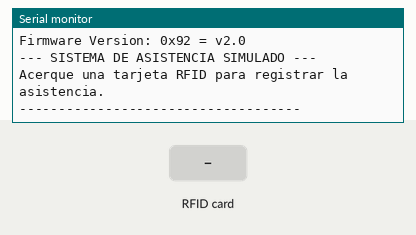
The sketch below on a simulated Arduino Uno, built with avr-gcc and run on an emulated ATmega328P. On the bench: the last lines printed to the serial monitor. Inputs (shaded band) come from the test bench.

Above: at 1.3 s.
1.4 s: RFID card 4B 1F 35 03 held to the reader
At 1.54 s:
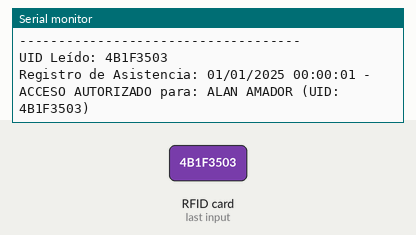
2.9 s: RFID card 1C 7E 4B 00 held to the reader
At 4.7 s:
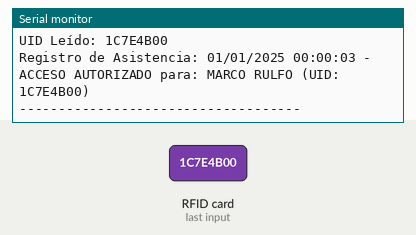
5.0 s: RFID card 5E 7A 19 C4 held to the reader
At 5.71 s:
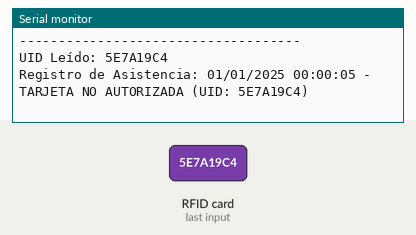

Measured:
- after the input at 1.4 s, the serial monitor: prints a new line at once (image 1)
- after the input at 2.9 s, the serial monitor: prints a new line after 0.62 s (image 2)
- after the input at 5.0 s, the serial monitor: prints a new line after 0.62 s (image 3)

The sketch:

asistencia_nfc.ino
```cpp
#include <MFRC522.h>

#define RST_PIN         9          // Pin de reseteo del MFRC522
#define SS_PIN          10         // Pin SS (Slave Select) del MFRC522

MFRC522 mfrc522(SS_PIN, RST_PIN);  // Crea una instancia del objeto MFRC522

const byte AUTHORIZED_UISTIC_1[] = {0x4B, 0x1F, 0x35, 0x03};
const byte AUTHORIZED_UISTIC_2[] = {0x1C, 0x7E, 0x4B, 0x00};

const String AUTHORIZED_NAME_1 = "ALAN AMADOR";
const String AUTHORIZED_NAME_2 = "MARCO RULFO";

unsigned long startTimeMillis;

void setup() {
  Serial.begin(9600);
  while (!Serial);
  SPI.begin();
  mfrc522.PCD_Init();
  delay(4);
  mfrc522.PCD_DumpVersionToSerial();
  Serial.println(F("--- SISTEMA DE ASISTENCIA SIMULADO ---"));
  Serial.println(F("Acerque una tarjeta RFID para registrar la asistencia."));
  Serial.println(F("------------------------------------"));

  startTimeMillis = millis();
}

void loop() {
  if (!mfrc522.PICC_IsNewCardPresent()) {
    return;
  }

  if (!mfrc522.PICC_ReadCardSerial()) {
    return;
  }

  String currentUID = "";
  for (byte i = 0; i < mfrc522.uid.size; i++) {
    if (mfrc522.uid.uidByte[i] < 0x10) {
      currentUID += "0";
    }
    currentUID += String(mfrc522.uid.uidByte[i], HEX);
  }
  currentUID.toUpperCase();

  Serial.print(F("UID Leído: "));
  Serial.println(currentUID);

  unsigned long elapsedTime = millis() - startTimeMillis;
  long seconds = elapsedTime / 1000;
  long minutes = seconds / 60;
  long hours = minutes / 60;
  seconds %= 60;
  minutes %= 60;

  String simulatedTime = "";
  if (hours < 10) simulatedTime += "0";
  simulatedTime += String(hours);
  simulatedTime += ":";
  if (minutes < 10) simulatedTime += "0";
  simulatedTime += String(minutes);
  simulatedTime += ":";
  if (seconds < 10) simulatedTime += "0";
  simulatedTime += String(seconds);

  String simulatedDateTime = "01/01/2025 " + simulatedTime;

  String registeredName = "Desconocido";
  bool isAuthorized = false;

  String authUID1 = "";
  for (byte i = 0; i < sizeof(AUTHORIZED_UISTIC_1); i++) {
    if (AUTHORIZED_UISTIC_1[i] < 0x10) authUID1 += "0";
    authUID1 += String(AUTHORIZED_UISTIC_1[i], HEX);
  }
  authUID1.toUpperCase();
  if (currentUID == authUID1) {
    isAuthorized = true;
    registeredName = AUTHORIZED_NAME_1;
  }

  String authUID2 = "";
  for (byte i = 0; i < sizeof(AUTHORIZED_UISTIC_2); i++) {
    if (AUTHORIZED_UISTIC_2[i] < 0x10) authUID2 += "0";
    authUID2 += String(AUTHORIZED_UISTIC_2[i], HEX);
  }
  authUID2.toUpperCase();
  if (currentUID == authUID2) {
    isAuthorized = true;
    registeredName = AUTHORIZED_NAME_2;
  }

  Serial.print(F("Registro de Asistencia: "));
  Serial.print(simulatedDateTime);
  Serial.print(F(" - "));

  if (isAuthorized) {
    Serial.print(F("ACCESO AUTORIZADO para: "));
    Serial.print(registeredName);
    Serial.print(F(" (UID: "));
    Serial.print(currentUID);
    Serial.println(F(")"));
  } else {
    Serial.print(F("TARJETA NO AUTORIZADA (UID: "));
    Serial.print(currentUID);
    Serial.println(F(")"));
  }
  Serial.println(F("------------------------------------"));

  mfrc522.PICC_HaltA();
  mfrc522.PCD_StopCrypto1();
  delay(2000);
}
```
